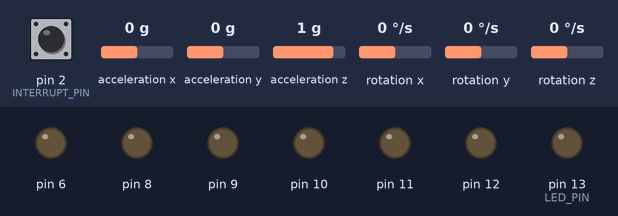
The sketch below on a simulated Arduino Uno, built with avr-gcc and run on an emulated ATmega328P. Shown: output pins drawn as LEDs (lit = HIGH). Inputs (shaded band) come from the test bench; at power-on: pin 2 (INTERRUPT_PIN) LOW, acceleration x 0 g, acceleration y 0 g, acceleration z 1 g, rotation x 0 °/s, rotation y 0 °/s, rotation z 0 °/s. The sensor or clock chip raises its interrupt line as the real part does; what the sketch prints to the serial monitor is not drawn.

Above: at 0.1 s.
At 0.6 s:
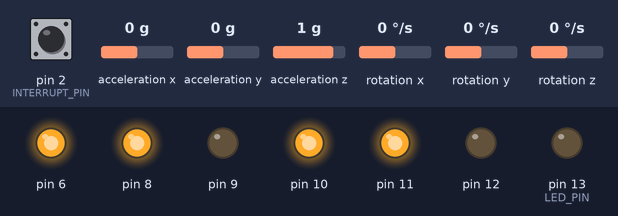
Timing chart, 0 to 2.1 s (numbered marks = the images above):
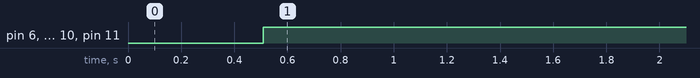

The sketch:

0717.ino
```cpp
//   arduino ==> 셀프밸런싱로봇을 만들어 실험해본 코드

//------------------------------------------------------------
// PID 제어, 모터 제어, MPU6050센서 값을 받기 위한 선언문
#include <PID_v1.h>
#include <LMotorController.h>
#include "I2Cdev.h"
#include "MPU6050_6Axis_MotionApps20.h"

#if I2CDEV_IMPLEMENTATION == I2CDEV_ARDUINO_WIRE
    #include "Wire.h"
#endif


//------------------------------------------------------------
#define OUTPUT_TEAPOT 1                    // Processing을 통해 MPU6050 센서를 Visualize 하고 싶은 경우 1, 아니면 0으로 선언합니다
#define MIN_ABS_SPEED 30                  // 모터의 최저속도를 설정합니다.   0 ~ 255 값 중 선택
#define OUTPUT_READABLE_YAWPITCHROLL    // Yaw, Pitch, Roll 값을 얻기 위해 선언합니다
#define INTERRUPT_PIN 2                  // MPU6050 센서의 INT 핀이 꽂혀있는 번호를 설정합니다. 보통 2번
#define LED_PIN 13                         // Arudino Uno의 13번핀 LED를 동작 중에 반짝거리게 하려고 선언합니다


//------------------------------------------------------------
//MPU 객체를 선언합니다
MPU6050 mpu;
// MPU control/status vars
bool blinkState = false;    // LED를 반짝거리게 하기 위한 변수
bool dmpReady = false;        // set true if DMP init was successful
uint8_t mpuIntStatus;        // holds actual interrupt status byte from MPU
uint8_t devStatus;            // return status after each device operation (0 = success, !0 = error)
uint16_t packetSize;        // expected DMP packet size (default is 42 bytes)
uint16_t fifoCount;            // count of all bytes currently in FIFO
uint8_t fifoBuffer[64];        // FIFO storage buffer


//------------------------------------------------------------
// MPU6050 센서를 통해 쿼터니언과 오일러각, Yaw, Pitch, Roll 값을 얻기 위해 선언합니다
// orientation/motion vars
Quaternion q;           // [w, x, y, z]         quaternion container
VectorInt16 aa;         // [x, y, z]            accel sensor measurements
VectorInt16 aaReal;     // [x, y, z]            gravity-free accel sensor measurements
VectorInt16 aaWorld;    // [x, y, z]            world-frame accel sensor measurements
VectorFloat gravity;    // [x, y, z]            gravity vector
float euler[3];         // [psi, theta, phi]    Euler angle container
float ypr[3];           // [yaw, pitch, roll]   yaw/pitch/roll container and gravity vector


//------------------------------------------------------------
// Processing으로 MPU6050 센서를 Visualize 하기 위한 변수
// packet structure for InvenSense teapot demo
uint8_t teapotPacket[14] = { '$', 0x02, 0,0, 0,0, 0,0, 0,0, 0x00, 0x00, '\r', '\n' };


//------------------------------------------------------------
// PID 제어용 변수 선언
double kp = 40;
double ki = 100;
double kd = 0.8;


// 기울일 각도 선택
// 제가 만든 밸런싱로봇에는 184.0도가 가장 최적의 평형각도였습니다
// 각도가 180도를 기준으로 +-를 설정해주시면 됩니다
double originalSetpoint = 182;
double setpoint = originalSetpoint;
double movingAngleOffset = 0.3;

// PID 제어용 input, output 변수를 선언합니다
double input, output;

// PID값을 설정해준다
PID pid(&input, &output, &setpoint, kp, ki, kd, DIRECT);


// 모터 제어용 변수 선언
// EnA, EnB는 속도제어용(pwm), IN1,2,3,4는 방향제어용 핀입니다
int ENA = 10;
int IN1 = 12;
int IN2 = 6;
int IN3 = 9;
int IN4 = 8;
int ENB = 11;

// motorController 객체 생성, 맨 끝 파라미터 1,1은 각각 좌측, 우측모터의 최대속도(%) 입니다.
LMotorController motorController(ENA, IN2, IN1, ENB, IN4, IN3, 1, 1);


// ================================================================
// ===               INTERRUPT DETECTION ROUTINE                ===
// ================================================================
volatile bool mpuInterrupt = false;     // indicates whether MPU interrupt pin has gone high

void dmpDataReady() {
    mpuInterrupt = true;
}

void setup(){
    // join I2C bus (I2Cdev library doesn't do this automatically)
#if I2CDEV_IMPLEMENTATION == I2CDEV_ARDUINO_WIRE
    Wire.begin();
    Wire.setClock(400000); // 400kHz I2C clock. Comment this line if having compilation difficulties
#elif I2CDEV_IMPLEMENTATION == I2CDEV_BUILTIN_FASTWIRE
    Fastwire::setup(400, true);
#endif

    Serial.begin(115200);
    while (!Serial); // wait for Leonardo enumeration, others continue immediately

    // initialize device
    Serial.println(F("Initializing I2C devices..."));
    mpu.initialize();
    pinMode(INTERRUPT_PIN, INPUT);
    // verify connection
    Serial.println(F("Testing device connections..."));
    Serial.println(mpu.testConnection() ? F("MPU6050 connection successful") : F("MPU6050 connection failed"));

    // 키입력을 기다리는 코드. 주석처리했습니다
    // wait for ready
    //Serial.println(F("\nSend any character to begin DMP programming and demo: "));
    //while (Serial.available() && Serial.read()); // empty buffer
    //while (!Serial.available());                 // wait for data
    //while (Serial.available() && Serial.read()); // empty buffer again


    // load and configure the DMP
    Serial.println(F("Initializing DMP..."));
    devStatus = mpu.dmpInitialize();

    // supply your own gyro offsets here, scaled for min sensitivity
    mpu.setXGyroOffset(220);
    mpu.setYGyroOffset(76);
    mpu.setZGyroOffset(-85);
    mpu.setZAccelOffset(1788); // 1688 factory default for my test chip

    // devStatus 값이 0 이면 정상작동, 0이 아니면 오작동입니다
    // make sure it worked (returns 0 if so)
    if (devStatus == 0){
        // turn on the DMP, now that it's ready
        Serial.println(F("Enabling DMP..."));
        mpu.setDMPEnabled(true);

        // enable Arduino interrupt detection
        Serial.println(F("Enabling interrupt detection (Arduino external interrupt 0)..."));
        attachInterrupt(digitalPinToInterrupt(INTERRUPT_PIN), dmpDataReady, RISING);
        mpuIntStatus = mpu.getIntStatus();

        // set our DMP Ready flag so the main loop() function knows it's okay to use it
        Serial.println(F("DMP ready! Waiting for first interrupt..."));
        dmpReady = true;

        // get expected DMP packet size for later comparison
        packetSize = mpu.dmpGetFIFOPacketSize();


        // MPU6050 센서가 정삭작동하면 PID 제어용 코드를 초기화합니다
        pid.SetMode(AUTOMATIC);
        pid.SetSampleTime(10);
        pid.SetOutputLimits(-255, 255);
    }
    else{   // MPU6050 센서가 오작동한 경우
        // ERROR!
        // 1 = initial memory load failed
        // 2 = DMP configuration updates failed
        // (if it's going to break, usually the code will be 1)
        Serial.print(F("DMP Initialization failed (code "));
        Serial.print(devStatus);
        Serial.println(F(")"));
    }

    // 로봇이 작동 중 13번 LED를 깜빡거리기 위해 OUTPUT으로 초기화합니다
    pinMode(LED_PIN, OUTPUT);
}


void loop(){
    // if programming failed, don't try to do anything
    if (!dmpReady) return;

    // wait for MPU interrupt or extra packet(s) available
    while (!mpuInterrupt && fifoCount < packetSize){
        //no mpu data - performing PID calculations and output to motors

        pid.Compute(); // 루프를 돌면서 pid 값을 업데이트합니다
        motorController.move(output, MIN_ABS_SPEED); // pid 연산으로 나온 output 값을 motorController로 전송합니다. (모터제어)
    }

    // reset interrupt flag and get INT_STATUS byte
    mpuInterrupt = false;
    mpuIntStatus = mpu.getIntStatus();

    // get current FIFO count
    fifoCount = mpu.getFIFOCount();

    // MPU6050 센서가 정상작동하는 경우에만 PID제어를 해야하므로 아래와 같이 if-else문을 작성합니다
    // check for overflow (this should never happen unless our code is too inefficient)
    if ((mpuIntStatus & 0x10) || fifoCount == 1024){
        // reset so we can continue cleanly
        mpu.resetFIFO();
        Serial.println(F("FIFO overflow!"));
    }
    // MPU6050 센서가 정상작동하는 경우
    else if (mpuIntStatus & 0x02){
        // wait for correct available data length, should be a VERY short wait
        while (fifoCount < packetSize) fifoCount = mpu.getFIFOCount();

        // read a packet from FIFO
        mpu.getFIFOBytes(fifoBuffer, packetSize);

        // track FIFO count here in case there is > 1 packet available
        // (this lets us immediately read more without waiting for an interrupt)
        fifoCount -= packetSize;

        // display Euler angles in degrees
        mpu.dmpGetQuaternion(&q, fifoBuffer);
        mpu.dmpGetGravity(&gravity, &q);
        mpu.dmpGetYawPitchRoll(ypr, &q, &gravity);

#ifdef OUTPUT_READABLE_YAWPITCHROLL  // 센서를 통해 구한 Yaw, Pitch, Roll 값을 Serial Monitor에 표시합니다
        Serial.print("ypr\t");
        Serial.print(ypr[0] * 180/M_PI);
        Serial.print("\t");
        Serial.print(ypr[1] * 180/M_PI);
        Serial.print("\t");
        Serial.println(ypr[2] * 180/M_PI);
#endif
        // PID 제어를 하기 위해 input 변수에 Pitch 값을 넣습니다
        input = ypr[1] * 180/M_PI + 180;


#ifdef OUTPUT_TEAPOT  // Processing으로 MPU6050센서의 움직임을 Visualize 하기 위한 코드
        // display quaternion values in InvenSense Teapot demo format:
        teapotPacket[2] = fifoBuffer[0];
        teapotPacket[3] = fifoBuffer[1];
        teapotPacket[4] = fifoBuffer[4];
        teapotPacket[5] = fifoBuffer[5];
        teapotPacket[6] = fifoBuffer[8];
        teapotPacket[7] = fifoBuffer[9];
        teapotPacket[8] = fifoBuffer[12];
        teapotPacket[9] = fifoBuffer[13];
        Serial.write(teapotPacket, 14);
        teapotPacket[11]++; // packetCount, loops at 0xFF on purpose
#endif
    }
}
// [출처] [Arduino] 아두이노 Uno 활용 예제코드입니다(4) - Self Balancing Robot, 셀프밸런싱 로봇 만들기|작성자 edward0im
```

Measured:
- by itself, pin 6, pin 8, pin 10, pin 11: LOW → HIGH at 0.51 s
